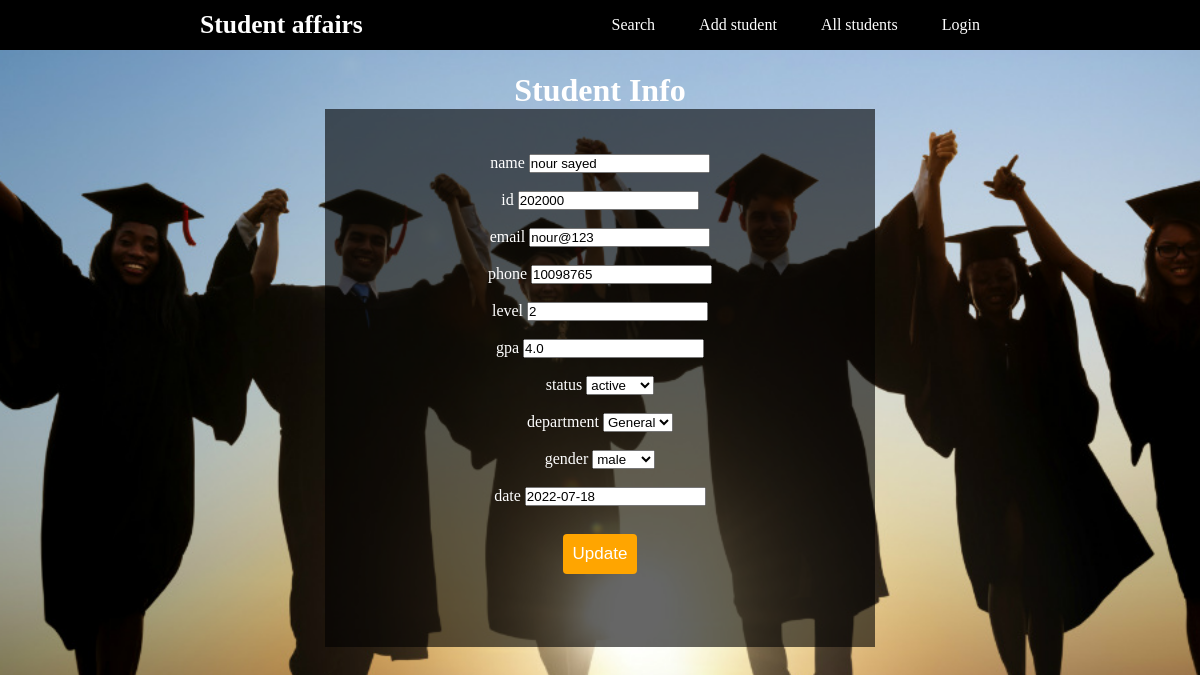
The page /update/202000 on the database its author committed.
### pages/models.py (models this page shows, shortened)
class Student(models.Model):
    x = [
        ('General','General'),('CS','CS'),('IS','IS'),
        ('AI','AI'),
        ('DS','DS'),
        ('IT','IT'),
    ]
    CHOICES=[
        ('male','male'),('female','female'),
    ]
    status=[
        ('active','active'),('inactive','inactive'),
    ]
    name =models.CharField(max_length = 50 )
    id = models.IntegerField(primary_key=True)
    level = models.IntegerField(null=True)
    email = models.CharField(max_length=100,null=True)
    gpa = models.DecimalField(max_digits=3, decimal_places=1,null=True)
    phone = models.IntegerField(null=True)
    date=models.DateField(default=datetime.now,null=True)
    gender = models.CharField(max_length=7, choices=CHOICES, default='Female' ,null=True)
    status = models.CharField(max_length=10, choices=status ,default='active',null=True)
    department= models.CharField(max_length=50,blank=True,choices=x,null=True)

### pages/views.py (the view)
# urls.py: path('update/<int:id>',views.update ,name='update'),
def update(request,id):
    student_id = Student.objects.get(id=id)
    if request.method =='POST':
        student_save = StudentForm( request.POST , request.FILES, instance=student_id)
        if student_save.is_valid():
            student_save.save()
            return redirect('allstudents')
    else:
        student_save =StudentForm(instance=student_id)
    context={
        'form': student_save,
    }
    return render(request,'projectfront/StudentUpdate.html',context)

### pages/forms.py
class StudentForm(forms.ModelForm):
    class Meta:
        model= Student
        fields=[
            'name',
            'id',
            'email',
            'phone',
            'level',
            'gpa',
            'status',
            'department',
            'gender',
            'date',
        ]

### templates/projectfront/StudentUpdate.html (shortened to what this page needs)
{% load static %}
<html>
<head>
    <link rel="stylesheet" href="{% static 'StudentUpdate.css' %}">
</head>
<body>
    <header id="nav">
        <a href="home.html" class="logo">Student affairs</a>
        <nav>
            <a href="{% url 'search' %}" class="navigation">Search</a>
            <a href="{% url 'addstudent' %}" class="navigation">Add student</a>
            <a href="{% url 'allstudents' %}" class="navigation">All students</a>
            <a href="{% url 'login' %}" class="navigation">Login</a>
       </nav>
    </header>
    <br><br><br><br>
    <div id="std_info">
        <center>
            <h1>
                Student Info
            </h1>
        </center>
    </div>
    <form action="" method="POST" enctype="multipart/form-data">
        <div>
            {% for fields in form %}
            <div>
                <label for="{{fields.id_for_label}}">{{fields.html_name}}</label>
                {{fields}}
            </div>
            <br>
        {% endfor %}
        <button onclick="confirmUpdate()" type="submit">
            Update
        </button>
        <br>
</form>
        <br>
</body>
</html>

### static/StudentUpdate.css (style rules this page uses)
body { background-image: url(image/Graduates.jpg); background-repeat: no-repeat; background-size: cover; background-position: center; }
.logo { font-weight: 800; font-size: 1.6em; text-decoration: none; color: #3a6cf4; }
.navigation { text-decoration: none; font-size: 1em; font-weight: 500; color: #3a6cf4; padding: 10px 20px; }
.navigation,.logo,label,#std_info { color: white; }
#nav { background-color: black; }
* { margin: 0; padding: 0; box-sizing: border-box; }
header { background-color: #f0f0f0; width: 100%; position: fixed; z-index: 999; display: flex; justify-content: space-between; align-items: center; padding: 10px 200px ; }
form { width: 550px; padding: 10% 0 0; margin: auto; position: relative; background: rgb(0,0,0,0.6); text-align: center; padding: 45px; margin: 0 auto 100px; }
button { outline: 0; background: orange; width: fit-content; border: none; padding: 10px 10px; color: #fff; border-radius: 4px; cursor: pointer; font-size: 17px; margin: 10px; }

### rows shown on the page
Student: form "nour sayed" "202000" "nour@123" "10098765" "2" "4.0" "active" "General" "male" "2022-07-18"

### other values the page prints
{{ fields.html_name }} "name" "id" "email" "phone" "level" "gpa" "status" "department" "gender" "date"
